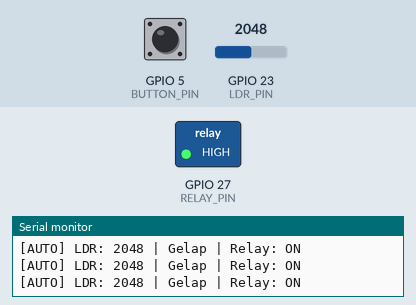
Simulated run of this sketch. Board: ESP32. Parts: switched loads named in the sketch (green lamp = pin HIGH), the last lines printed to the serial monitor. The inputs (shaded band) are chosen by the test bench; at power-on: GPIO 23 (LDR_PIN) = 2048, GPIO 5 (BUTTON_PIN) HIGH.

Above: at 1.5 s.
1.6 s: GPIO 23 (LDR_PIN) set to 731
3.1 s: GPIO 23 (LDR_PIN) set to 625
At 3.5 s:
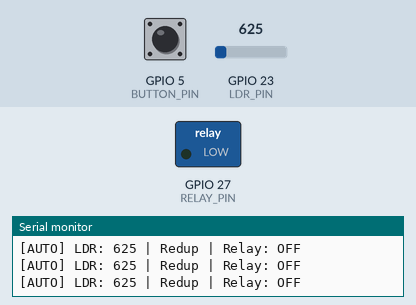
4.6 s: GPIO 5 (BUTTON_PIN) pulled LOW for 0.15 s
At 5.2 s:
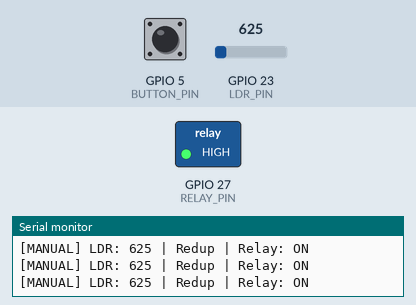
6.2 s: GPIO 5 (BUTTON_PIN) pulled LOW for 1 s
At 7.6 s:
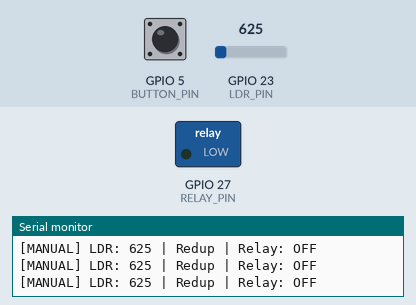
8.7 s: GPIO 5 (BUTTON_PIN) driven LOW
At 9.5 s:
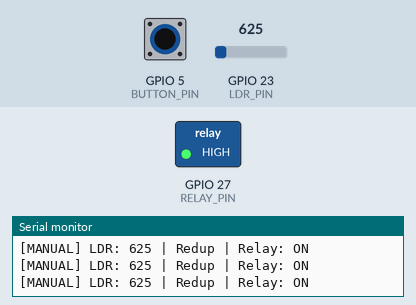
11.7 s: GPIO 5 (BUTTON_PIN) driven HIGH
At 12.5 s:
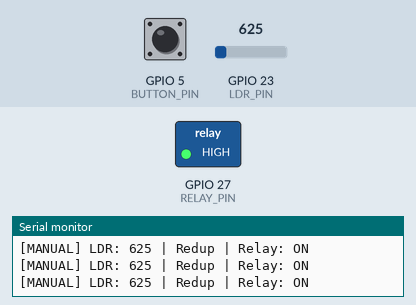
Timing chart, 0 to 14.2 s (numbered marks = the images above; inputs shaded):
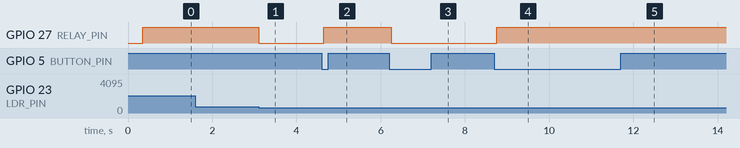

The sketch:

tes-led-strip.ino
```cpp
/*
 * Arduino Uno - LDR + Button Toggle Relay
 *
 * LDR: Pin A0 (Analog Input)
 * Button: Pin 2 (Toggle ON/OFF dengan prioritas)
 * Relay: Pin 7
 *
 * Kondisi Cahaya (Arduino ADC 0-1023):
 *   - Terang: 0-340 (Relay OFF)
 *   - Redup: 341-680 (Relay OFF)
 *   - Gelap: 681-1023 (Relay ON)
 *
 * Button:
 *   - Klik -> Toggle Relay ON/OFF (prioritas di atas LDR)
 *   - Saat manual aktif, LDR tidak mengontrol relay
 *   - Tahan 3 detik -> Kembali ke auto mode
 *
 * Note: LDR value 0 = Terang, 1023 = Gelap
 */

#define LDR_PIN 23
#define BUTTON_PIN 5
#define RELAY_PIN 27

// Threshold untuk kondisi cahaya
#define THRESHOLD_TERANG 340
#define THRESHOLD_REDUP 680

// Timing
unsigned long previousMillis = 0;
const long readInterval = 100;

// Button debounce
unsigned long lastDebounceTime = 0;
const long debounceDelay = 50;
int lastButtonState = HIGH;
int buttonState = HIGH;

// State
String lastCondition = "";
bool relayState = false;

// Prioritas Button
bool buttonManualMode = false;  // true = button mengontrol relay

void setup() {
  Serial.begin(9600);

  pinMode(RELAY_PIN, OUTPUT);
  pinMode(BUTTON_PIN, INPUT_PULLUP);
  digitalWrite(RELAY_PIN, LOW);

  Serial.println("========================================");
  Serial.println("  LDR + Button Toggle Relay");
  Serial.println("========================================");
  Serial.println("LDR Auto Mode:");
  Serial.println("  Terang (0-340)   -> Relay OFF");
  Serial.println("  Redup  (341-680) -> Relay OFF");
  Serial.println("  Gelap  (681-1023)-> Relay ON");
  Serial.println("----------------------------------------");
  Serial.println("Button (Pin 2):");
  Serial.println("  Klik -> Toggle Relay ON/OFF");
  Serial.println("  Tahan 3 detik -> Kembali Auto Mode");
  Serial.println("========================================\n");
}

void loop() {
  unsigned long currentMillis = millis();

  // === Handle Button dengan Debounce ===
  int reading = digitalRead(BUTTON_PIN);

  if (reading != lastButtonState) {
    lastDebounceTime = currentMillis;
  }

  if ((currentMillis - lastDebounceTime) > debounceDelay) {
    if (reading != buttonState) {
      buttonState = reading;

      // Button ditekan (LOW karena INPUT_PULLUP)
      if (buttonState == LOW) {
        // Aktifkan manual mode dan toggle relay
        buttonManualMode = true;
        relayState = !relayState;  // Toggle ON/OFF
        digitalWrite(RELAY_PIN, relayState ? HIGH : LOW);

        Serial.println("\n****************************************");
        Serial.println(">>> BUTTON PRESSED - MANUAL MODE");
        Serial.print(">>> Relay: ");
        Serial.println(relayState ? "ON" : "OFF");
        Serial.println("****************************************\n");
      }
    }
  }
  lastButtonState = reading;

  // === Long press untuk kembali ke Auto Mode ===
  static unsigned long buttonPressStart = 0;
  if (buttonState == LOW) {
    if (buttonPressStart == 0) {
      buttonPressStart = currentMillis;
    } else if ((currentMillis - buttonPressStart) > 3000) {
      // Long press 3 detik -> kembali ke Auto
      buttonManualMode = false;
      buttonPressStart = 0;
      Serial.println("\n========================================");
      Serial.println(">>> KEMBALI KE AUTO MODE (LDR Control)");
      Serial.println("========================================\n");
    }
  } else {
    buttonPressStart = 0;
  }

  // === Baca LDR dan kontrol relay ===
  if (currentMillis - previousMillis >= readInterval) {
    previousMillis = currentMillis;

    int ldrValue = analogRead(LDR_PIN);

    String condition;
    bool ldrWantsRelayOn;

    if (ldrValue <= THRESHOLD_TERANG) {
      condition = "Terang";
      ldrWantsRelayOn = false;
    }
    else if (ldrValue <= THRESHOLD_REDUP) {
      condition = "Redup";
      ldrWantsRelayOn = false;
    }
    else {
      condition = "Gelap";
      ldrWantsRelayOn = true;
    }

    // Update relay HANYA jika AUTO mode (bukan manual)
    if (!buttonManualMode) {
      if (ldrWantsRelayOn != relayState) {
        relayState = ldrWantsRelayOn;
        digitalWrite(RELAY_PIN, relayState ? HIGH : LOW);

        Serial.println("----------------------------------------");
        Serial.print("[AUTO] RELAY ");
        Serial.println(relayState ? "ON! (Gelap)" : "OFF!");
        Serial.println("----------------------------------------");
      }
    }

    // Print status
    Serial.print("[");
    Serial.print(buttonManualMode ? "MANUAL" : "AUTO");
    Serial.print("] LDR: ");
    Serial.print(ldrValue);
    Serial.print(" | ");
    Serial.print(condition);
    Serial.print(" | Relay: ");
    Serial.println(relayState ? "ON" : "OFF");

    lastCondition = condition;
  }
}
```

Measured:
- the behaviour switches between 681 and 680 on GPIO 23 (LDR_PIN) (found by bisection; images 0 and 1)
- after the input at 3.1 s, GPIO 27 (RELAY_PIN): HIGH → LOW at once
- after the input at 4.6 s, GPIO 27 (RELAY_PIN): LOW → HIGH after 0.05 s
- after the input at 6.2 s, GPIO 27 (RELAY_PIN): HIGH → LOW after 0.05 s
- after the input at 8.7 s, GPIO 27 (RELAY_PIN): LOW → HIGH after 0.05 s
- after the input at 11.7 s, GPIO 27 (RELAY_PIN): stays HIGH (without the input it goes to LOW after 0.12 s)
